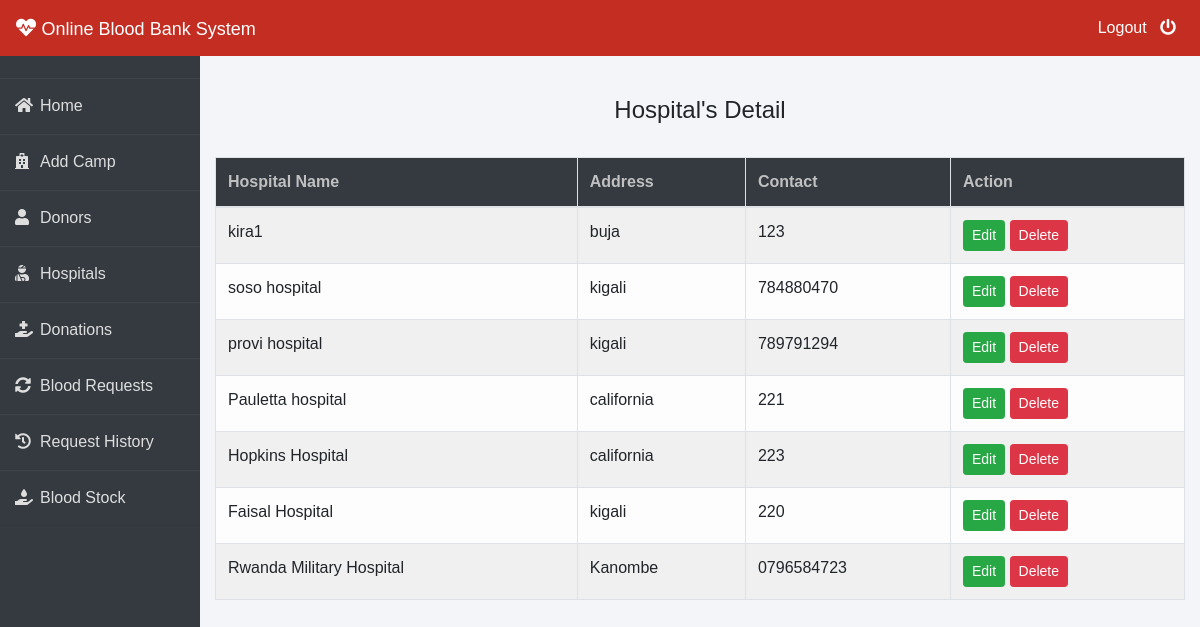
Page /admin-patient (signed in) on the committed database.
### patient/models.py (models this page shows, shortened)
class Patient(models.Model):
    user=models.OneToOneField(User,on_delete=models.CASCADE)
    hospital_name=models.CharField(max_length=30)
    address = models.CharField(max_length=40)
    mobile = models.CharField(max_length=20,null=False)

### blood/views.py (the view)
# urls.py: path('admin-patient', views.admin_patient_view,name='admin-patient'),
@login_required(login_url='adminlogin')
def admin_patient_view(request):
    patients = pmodels.Patient.objects.all()
    return render(request, 'blood/admin_patient.html', {'patients': patients})

### templates/blood/admin_patient.html
{% extends 'blood/adminbase.html' %}
{% block content %}
{% load widget_tweaks %}
{%load static%}
<br><br>
<div class="container">
    <H4 class="text-center">Hospital's Detail</H4><br>
    <table class="table table-light table-hover table-bordered table-striped">
        <thead class="bg-dark">
            <tr>
                <th scope="col" style="color: rgb(192, 192, 192);">Hospital Name</th>
                <th scope="col" style="color: rgb(192, 192, 192);">Address</th>
                <th scope="col" style="color: rgb(192, 192, 192);">Contact</th>
                <th style="color: rgb(192, 192, 192);">Action</th>
            </tr>
        </thead>
        <tbody>
            {% for t in patients %}
            <tr>
                <td> {{t.hospital_name}}</td>
                <td>{{t.address}}</td>
                <td>{{t.mobile}}</td>
                <td>
                    <button class="btn btn-success btn-sm"><a  style="text-decoration: none;color: white;" href="{% url 'update-patient' t.id  %}">Edit</a> </button>
                    <button class="btn btn-danger btn-sm"><a  style="text-decoration: none;color: white;" href="{% url 'delete-patient' t.id  %}">Delete</a> </button>
                </td>
            </tr>
            {% endfor %}
        </tbody>
    </table>
</div>
{% endblock content %}

### templates/blood/adminbase.html (style rules this page uses)
* { margin: 0; padding: 0; box-sizing: border-box; list-style: none; text-decoration: none; font-family: 'Josefin Sans', sans-serif; }
body { background-color: #f3f5f9; }

### rows in the picture
Patient: hospital_name "kira1", address "buja", mobile "123"
Patient: hospital_name "soso hospital", address "kigali", mobile "784880470"
Patient: hospital_name "provi hospital", address "kigali", mobile "789791294"
Patient: hospital_name "Pauletta hospital", address "california", mobile "221"
Patient: hospital_name "Hopkins Hospital", address "california", mobile "223"
Patient: hospital_name "Faisal Hospital", address "kigali", mobile "220"
Patient: hospital_name "Rwanda Military Hospital", address "Kanombe", mobile "0796584723"
